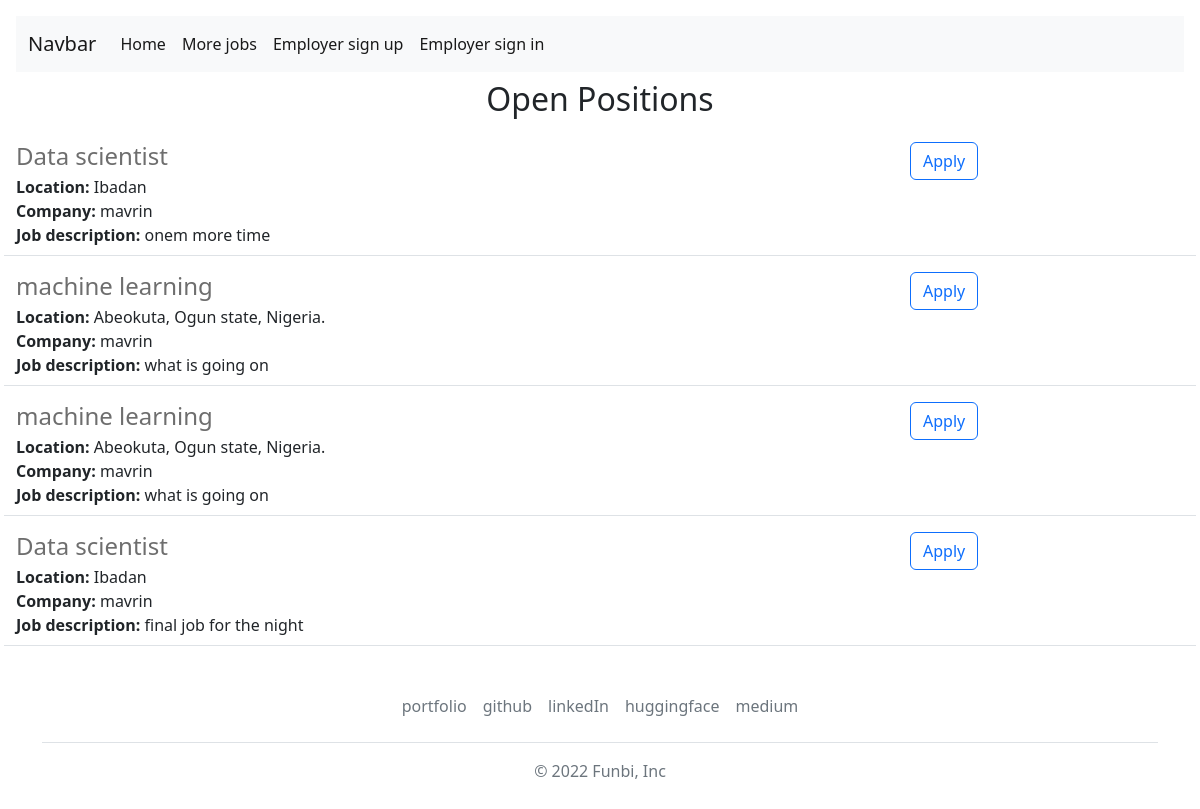
The app's page /more, older data.
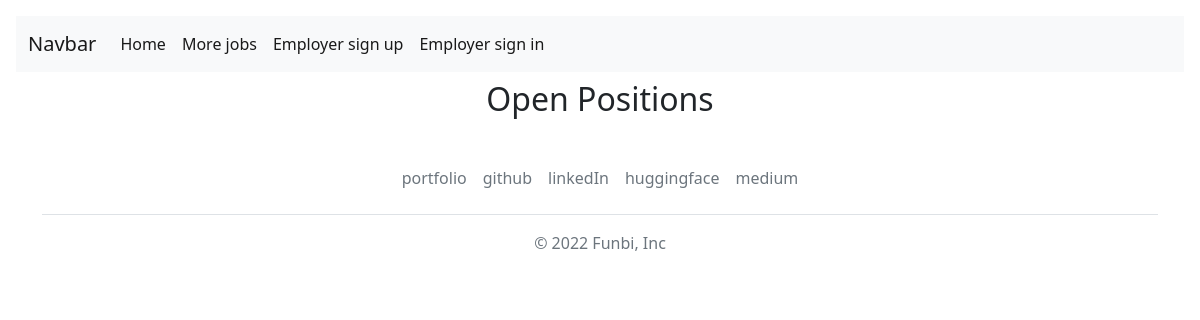
The same page, newer data.
### website/models.py (models this page shows)
class Jobs(db.Model):
  id = db.Column(db.Integer, primary_key=True)
  company = db.Column(db.String(50))
  email = db.Column(db.String(50))
  job = db.Column(db.String(150))
  location = db.Column(db.String(150))
  details = db.Column(db.String(1000))
  date = db.Column(db.DateTime(timezone=True), default = func.now())
  employer_id = db.Column(db.Integer, db.ForeignKey('user.id'))

### website/views.py (the view)
@views.route('/more')
def moreJobs():
  job=Jobs.query.all()
  job1=[]
  for j in job:
    job1.append(j)
  job1=job1[::-1]
  return render_template("More-jobs.html", user=current_user, job=job, job1=job1)

### website/templates/More-jobs.html (shortened to what this page needs)
{% extends "base.html" %}
{% block body %}
      <h2 class="text-center mt-2 mb-4">Open Positions</h2>
      <div>
        {% for jo in job1 %}
          {% include "jobitem.html" %}
        {% endfor %}
      </div>
{% endblock %}

### website/templates/base.html (shortened to what this page needs)
<!doctype html>
<html lang="en">
  <head>
    <link href="https://cdn.jsdelivr.net/npm/bootstrap@5.2.1/dist/css/bootstrap.min.css" rel="stylesheet">
    <link href="https://getbootstrap.com/docs/5.2/assets/css/docs.css" rel="stylesheet">
  </head>
  <body class="p-3 m-0 border-0 bd-example">
    <nav class="navbar navbar-expand-lg bg-light">
      <div class="container-fluid">
        <a class="navbar-brand" href="#">Navbar</a>
        <div class="collapse navbar-collapse" id="navbarNav">
          <ul class="navbar-nav">
            {% if user.is_authenticated %}
            <li class="nav-item">
              <a class="nav-link active" aria-current="page" href="{{ url_for('views.home') }}">Home</a>
            </li>
            <li class="nav-item">
              <a class="nav-link active" aria-current="page" href="{{ url_for('views.moreJobs') }}">More jobs</a>
            </li>
            <li class="nav-item">
              <a class="nav-link" href="{{ url_for('views.dashboard') }}">Employer dashboard</a>
            </li>
            <li class="nav-item">
              <a class="nav-link" aria-current="page" href="{{ url_for('auth.logout') }}">logout</a>
            </li>
            {% else %}
            <li class="nav-item">
              <a class="nav-link active" aria-current="page" href="{{ url_for('views.home') }}">Home</a>
            </li>
            <li class="nav-item">
              <a class="nav-link active" aria-current="page" href="{{ url_for('views.moreJobs') }}">More jobs</a>
            </li>
            <li class="nav-item">
              <a class="nav-link active" href="{{ url_for('auth.signup') }}">Employer sign up</a>
            </li>
            <li class="nav-item">
              <a class="nav-link active" href="{{ url_for('auth.login') }}">Employer sign in</a>
            </li>
            {% endif %}
          </ul>
        </div>
      </div>
    </nav>
    {% block body %}{% endblock %}
    <div class="container">
  <footer class="py-3 my-4">
    <ul class="nav justify-content-center border-bottom pb-3 mb-3">
      <li class="nav-item"><a href="https://oluwafunbi.netlify.app/" class="nav-link px-2 text-muted">portfolio</a></li>
      <li class="nav-item"><a href="https://github.com/Phunbie" class="nav-link px-2 text-muted">github</a></li>
      <li class="nav-item"><a href="https://www.linkedin.com/in/oluwafunbiadeneye?lipi=urn%3Ali%3Apage%3Ad_flagship3_profile_view_base_contact_details%3B7LKTLdUnQEOIiLv%2FOW6PSw%3D%3D" class="nav-link px-2 text-muted">linkedIn</a></li>
      <li class="nav-item"><a href="https://huggingface.co/Funbi" class="nav-link px-2 text-muted">huggingface</a></li>
     <li class="nav-item"><a href="https://medium.com/@lekefbi" class="nav-link px-2 text-muted">medium</a></li>
    </ul>
    <p class="text-center text-muted">&copy; 2022 Funbi, Inc</p>
  </footer>
</div>
  </body>
</html>

### website/templates/jobitem.html
 <div class="border-bottom row" style="margin-bottom:16px; padding-bottom:8px;">
    <div class="col-9">
      <h4 style="color:rgb(110,110,110); margin-bottom:4px;">
        {{ jo.job }}
      </h4>
      <div>
        <b>Location: </b>{{ jo.location }}
      </div>
      <div>
        <b>Company: </b>{{ jo.company }}
      </div>
      <div>
        <b>Job description:</b> {{ jo.details }}
      </div>
    </div>
   <div class="col-2 padding-right:16px">
   <a href="mailto:{{ jo.email }}?subject=Application%20for%20{{job['title']}}&body=My%20Name%3A%20%3Cyour%20name%20here%3E%0D%0A%0D%0AMy%20Resume%20link%3A%20%3Cresume%20link%3E%0D%0A%0D%0AMy%20LinkedIn%20link%3A%20%3CLinkedIn%20link%3E" type="button" class="btn btn-outline-primary float-right align-middle">Apply</a>
   </div>
  </div>

Row changes from the older to the newer data that the page shows:
removed Jobs: job "Data scientist", location "Ibadan", company "mavrin", details "onem more time"
removed Jobs: job "machine learning", location "Abeokuta, Ogun state, Nigeria.", company "mavrin", details "what is going on"
removed Jobs: job "machine learning", location "Abeokuta, Ogun state, Nigeria.", company "mavrin", details "what is going on"
removed Jobs: job "Data scientist", location "Ibadan", company "mavrin", details "final job for the night"
